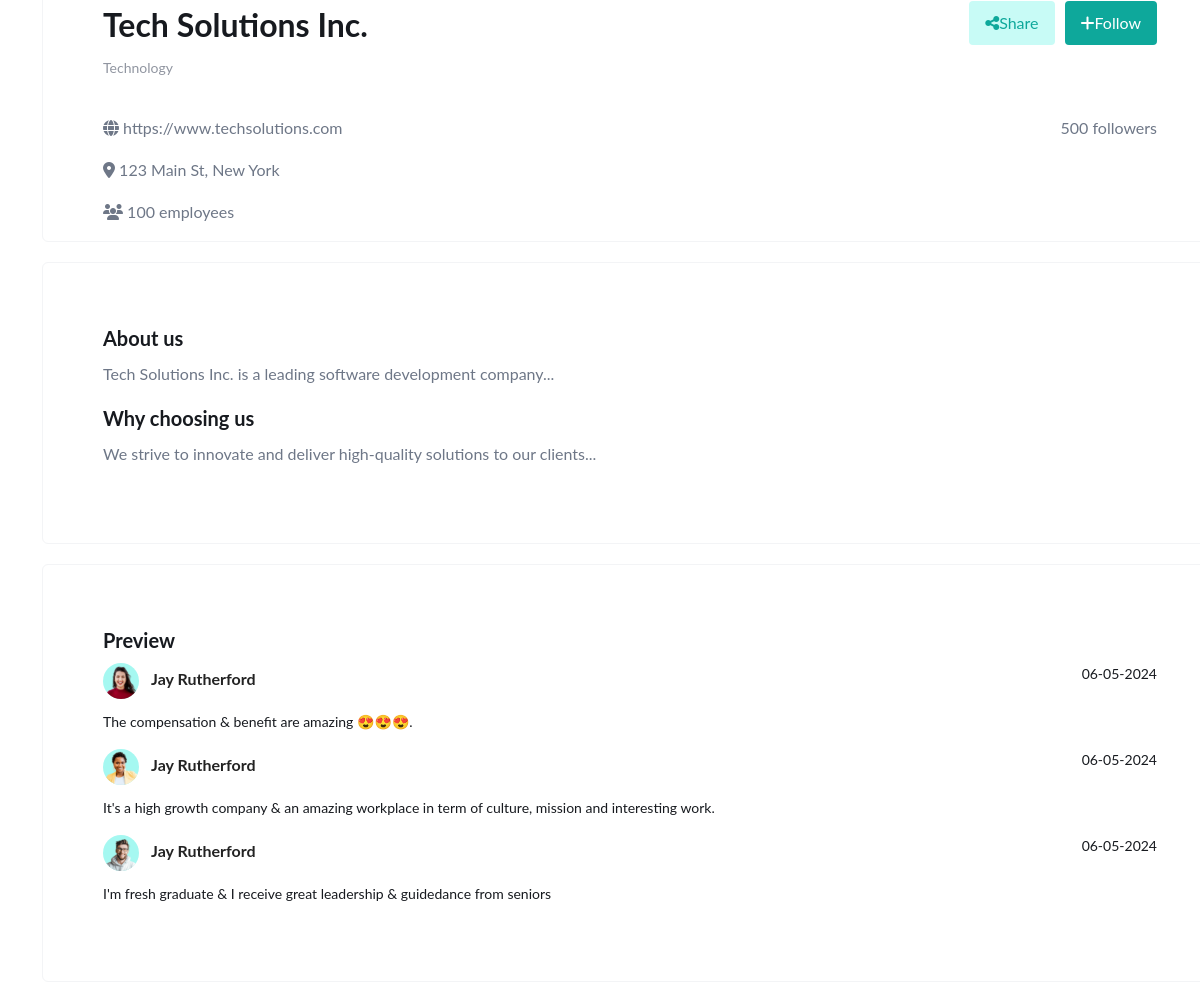
The app's page /index.php?page=company-detail&id=1 (signed in, middle part), older data.
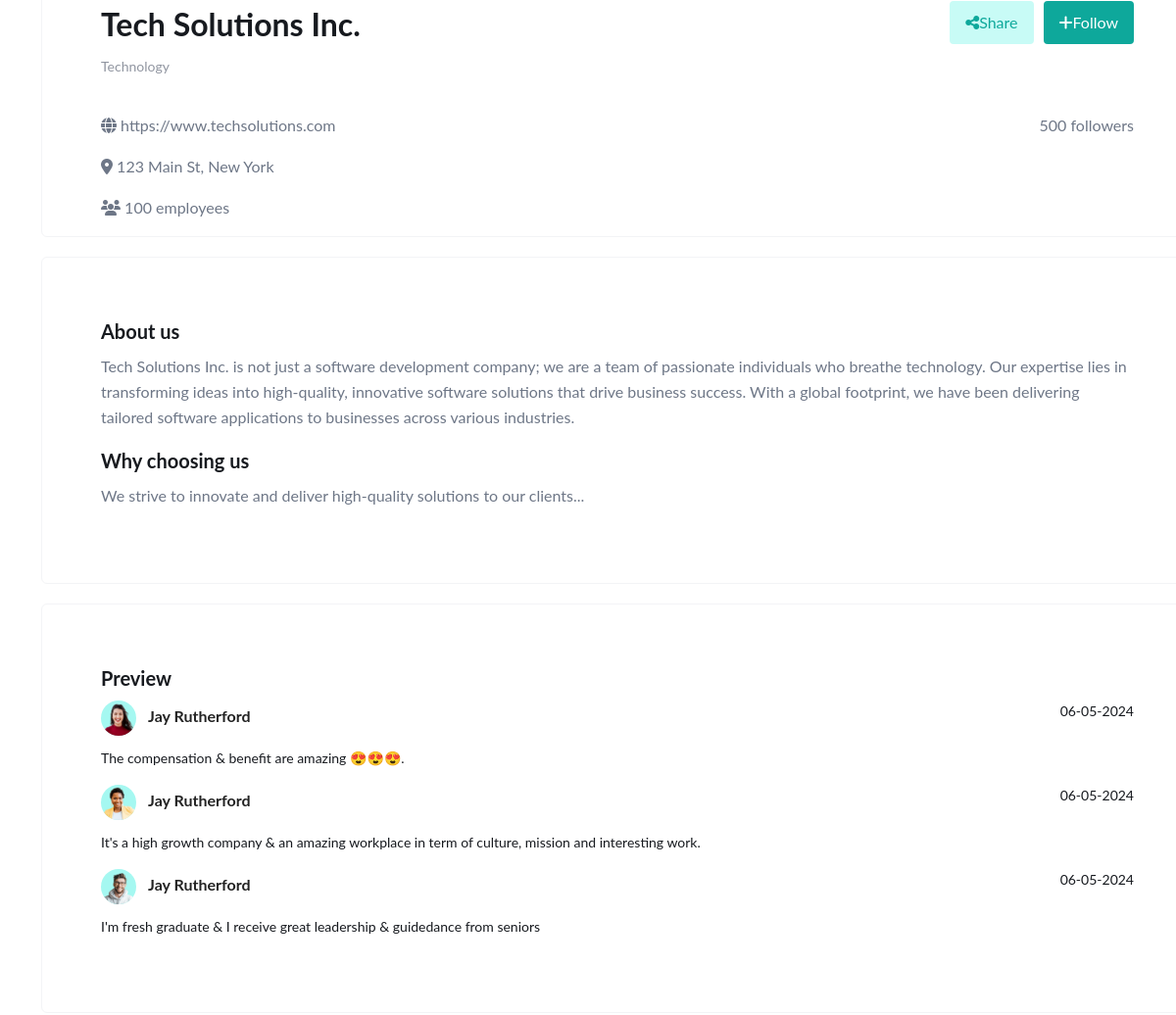
The same page, newer data.
### tables this page shows
CREATE TABLE `Companies` (
  `company_id` INT PRIMARY KEY AUTO_INCREMENT,
  `company_name` VARCHAR(100) NOT NULL,
  `company_address` VARCHAR(200),
  `company_contact_email` VARCHAR(100),
  `company_website` VARCHAR(200),
  `company_quantity_job` INT,
  `company_quantity_employer` INT,
  `company_quantity_follower` INT,
  `company_desc` TEXT,
  `company_image` TEXT,
  `company_cover_image` TEXT,
  `company_reason` TEXT,
  `company_job_field` VARCHAR(200)
);

### company/company-detail.php (the view, shortened to what this page needs)
<?php
$servername = "localhost";
$username = "root";
$password = "";
$dbname = "db_job_portal";
$conn = new mysqli($servername, $username, $password, $dbname);
if (isset($_GET['id'])) {
    $companyId = $_GET['id'];
    $sql = "SELECT * FROM companies WHERE company_id = $companyId";
    $result = $conn->query($sql);
    if ($result->num_rows > 0) {
        $row = $result->fetch_assoc();
        echo "
        <div class='company-detail'>
        <div class='container'>
            <div class='inner-wrap'>
                <div class='company-detail-header'>
                            <img src='" . $row['company_image'] . "'>
                    <div class='company-detail-name'>
                        <div class='company-detail-left'>
                            <h2>" . $row['company_name'] . "</h2>
                            <p>" . $row['company_job_field'] . "</p>
                        </div>
                        <div class='company-detail-right'>
                            <div class='company-detail-button'>
                                <button class='company-detail-button-left'><i class='fa-solid fa-share-nodes'></i> Share</button>
                                <button class='company-detail-button-right'><i class='fa-solid fa-plus'></i> Follow</button>
                            </div>
                        </div>
                    </div>
                    <div class='company-detail-info'>
                        <div class='company-detail-info-item'>
                            <p><i class='fa-solid fa-globe'></i> " . $row['company_website'] . "</p>
                            <p><i class='fa-solid fa-location-dot'></i> " . $row['company_address'] . "</p>
                            <p><i class='fa-solid fa-users'></i> " . $row['company_quantity_employer'] . " employees</p>
                        </div>
                        <div class='company-detail-info-item'>
                            <p>" . $row['company_quantity_follower'] . " followers</p>
                        </div>
                    </div>
                </div>
                <div class='company-detail-content'>
                    <h3 class='company-detail-content-title'>About us</h3>
                    <p class='company-detail-content-desc'>" . $row['company_desc'] . "</p>
                    <h3 class='company-detail-content-title'>Why choosing us</h3>
                    <p class='company-detail-content-desc'>" . $row['company_reason'] . "</p>
                </div>
                <div class='company-detail-preview'>
                    <h3 class='preview-title'>Preview</h3>
                    <div class='preview-card'>
                        <div class='preview-card-info'>
                            <div class='preview-card-info-left'>
                                <img src='./assets/images/preview_avatar.jpg'>
                            <span class='preview-card-info-name ms-2 fw-bold'>Jay Rutherford</span>
                            </div>
                            <p class='preview-card-info-date'>06-05-2024</p>
                        </div>
                        <p class='preview-card-content'>The compensation & benefit are amazing 😍😍😍.</p>
                    </div>
                    <div class='preview-card'>
                        <div class='preview-card-info'>
                            <div class='preview-card-info-left'>
                                <img src='./assets/images/cover-image-1.jpg'>
                            <span class='preview-card-info-name ms-2 fw-bold'>Jay Rutherford</span>
                            </div>
                            <p class='preview-card-info-date'>06-05-2024</p>
                        </div>
                        <p class='preview-card-content'>It's a high growth company & an amazing workplace in term of culture, mission and interesting work.</p>
                    </div>
                    <div class='preview-card'>
                        <div class='preview-card-info'>
                            <div class='preview-card-info-left'>
                                <img src='./assets/images/cover-image-2.jpg'>
                            <span class='preview-card-info-name ms-2 fw-bold'>Jay Rutherford</span>
                            </div>
                            <p class='preview-card-info-date'>06-05-2024</p>
                        </div>
                        <p class='preview-card-content'>I'm fresh graduate & I receive great leadership & guidedance from seniors</p>
                    </div>
                </div>
            </div>
        </div>
    </div>
        ";
    } else {
        echo "Product not found";
    }
}
?>

### index.php (shortened to what this page needs)
<!DOCTYPE html>
<html lang="en">
<head>
    <link rel="stylesheet" href="https://cdnjs.cloudflare.com/ajax/libs/font-awesome/6.5.1/css/all.min.css"
 />
    <link rel="stylesheet" href="assets/css/bootstrap.min.css">
    <link rel="stylesheet" href="assets/css/base.css">
    <link rel="stylesheet" href="assets/css/style.css">
</head>
<body>
    <?php
    if (isset($_GET['page'])) {
        $page = $_GET['page'];
        if ($page == 'home')
            include 'home.php';
        elseif ($page == 'login')
            include './login/login.php';
        elseif ($page == 'register')
            include './register/register.php';
        elseif ($page == 'company')
            include './company/company.php';
        elseif ($page == 'candidate')
            include './candidate/candidate.php';
        elseif ($page == 'job')
            include './job/job.php';
        elseif ($page == 'company-detail')
            include './company/company-detail.php';
        elseif ($page == 'company-detail')
            include './company/company-detail.php';
    } else {
        include 'home.php';
    }
    ?>
</body>
</html>

### assets/css/base.css (style rules this page uses)
:root { --color-text: #232323; --color-header: #EFEFEF; --color-btn: #0EA89BFF; --color-btn-text: #1B2026; --color-icon:#ff8484; --font:"Lato", sans-serif; }
* { box-sizing: border-box; margin: 0; }
body { font-family: var(--font); color: var(--color-text); }
.container { width: 100%; max-width: 1140px; margin-left:auto ; margin-right: auto; }

### assets/css/style.css (style rules this page uses)
.company-detail { padding: 50px 0; }
.company-detail .inner-wrap .company-detail-header { width: 1176px; background: #FFFFFFFF; border-radius: 6px; border-width: 1px; border-color: #F3F4F6FF; border-style: solid; }
.company-detail .inner-wrap .company-detail-header .company-detail-name { display: flex; justify-content: space-between; }
.company-detail .inner-wrap .company-detail-name, .company-detail .inner-wrap .company-detail-info { padding: 100px 60px 0 60px; }
.company-detail .inner-wrap .company-detail-info { padding: 20px 60px 0 60px; }
.company-detail .inner-wrap .company-detail-name .company-detail-left h2 { font-size: 32px; line-height: 48px; font-weight: 700; color: #171A1FFF; }
.company-detail .inner-wrap .company-detail-name .company-detail-left p { font-size: 14px; line-height: 22px; font-weight: 400; color: #9095A0FF; }
.company-detail .inner-wrap .company-detail-name .company-detail-right .company-detail-button { display: flex; justify-content: space-between; }
.company-detail .inner-wrap .company-detail-name .company-detail-right .company-detail-button .company-detail-button-left { height: 44px; padding: 0 16px; display: flex; align-items: center; justify-content: center; font-size: 16px; line-height: 26px; font-weight: 400; color: #0EA89BFF; background: #C8FBF6FF; opacity: 1; border: none; border-radius: 4px; }
.company-detail .inner-wrap .company-detail-name .company-detail-right .company-detail-button .company-detail-button-right { height: 44px; padding: 0 16px; display: flex; align-items: center; justify-content: center; font-size: 16px; line-height: 26px; font-weight: 400; color: #FFFFFFFF; background: #0EA89BFF; opacity: 1; border: none; border-radius: 4px; margin-left: 10px; }
.company-detail-info { display: flex; justify-content: space-between; }
.company-detail-info .company-detail-info-item p { font-size: 16px; line-height: 26px; font-weight: 400; color: #6E7787FF; }
.company-detail-content { margin-top: 20px; width: 1176px; background: #FFFFFFFF; border-radius: 6px; border-width: 1px; border-color: #F3F4F6FF; border-style: solid; padding: 60px; }
.company-detail-content .company-detail-content-title { font-size: 20px; line-height: 30px; font-weight: 700; color: #171A1FFF; }
.company-detail-content .company-detail-content-desc { font-size: 16px; line-height: 26px; font-weight: 400; color: #6E7787FF; }
.company-detail-preview { margin-top: 20px; width: 1176px; background: #FFFFFFFF; border-radius: 6px; border-width: 1px; border-color: #F3F4F6FF; border-style: solid; padding: 60px; }
.company-detail-preview .preview-title { font-size: 20px; line-height: 30px; font-weight: 700; color: #171A1FFF; }
.company-detail-preview .preview-card .preview-card-info { display: flex; justify-content: space-between; }
.company-detail-preview .preview-card .preview-card-info img { width: 36px; height: 36px; background: #A5F8F1FF; opacity: 1; overflow: hidden; border-radius: 18px; }
.company-detail-preview .preview-card .preview-card-content, .preview-card-info-date { font-size: 14px; line-height: 22px; font-weight: 400; color: #171A1FFF; }
.company-detail-preview .preview-card .preview-card-content { font-size: 14px; line-height: 22px; font-weight: 400; color: #171A1FFF; margin-top: 10px; }

Row changes from the older to the newer data that the page shows:
changed companies "Tech Solutions Inc.": company_desc "Tech Solutions Inc. is a leading software development company..." → "Tech Solutions Inc. is not just a software development company; we are a team of passionate individuals who breathe technology. Our expertise lies in transforming ideas into high-quality, innovative software solutions that drive business success. With a global footprint, we have been delivering tailored software applications to businesses across various industries."
